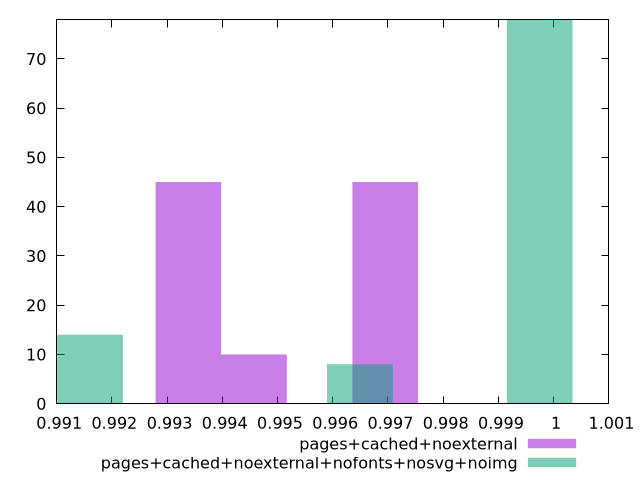

Reproduce this figure in gnuplot.
$_pagesCachedNoexternal <<EOF
0.9969503166235081 45
0.9933855359919579 45
0.9945737962024747 10
EOF
$_pagesCachedNoexternalNofontsNosvgNoimg <<EOF
0.9997471852661428 78
0.9916059215424772 14
0.9964906797766766 8
EOF
set key outside below
set terminal pngcairo
set output "report_00004_2020-11-02T20-21-41.718Z/interactive/interactive_pages+cached+noexternal_pages+cached+noexternal+nofonts+nosvg+noimg+hist.png"
set boxwidth 0.001188260210516696
set style fill transparent solid 0.5 noborder
set yrange [0:78]
plot $_pagesCachedNoexternal title "pages+cached+noexternal" with boxes ,$_pagesCachedNoexternalNofontsNosvgNoimg title "pages+cached+noexternal+nofonts+nosvg+noimg" with boxes ,
